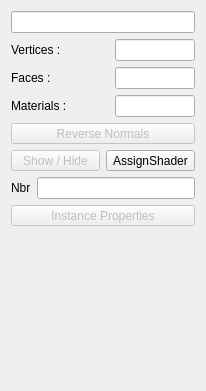
<ui version="4.0" >
 <class>SelectionProperty</class>
 <widget class="QWidget" name="SelectionProperty" >
  <property name="geometry" >
   <rect>
    <x>0</x>
    <y>0</y>
    <width>206</width>
    <height>391</height>
   </rect>
  </property>
  <property name="windowTitle" >
   <string>Form</string>
  </property>
  <layout class="QVBoxLayout" name="verticalLayout" >
   <item>
    <widget class="QLineEdit" name="selectionName" >
     <property name="enabled" >
      <bool>true</bool>
     </property>
     <property name="sizePolicy" >
      <sizepolicy vsizetype="Fixed" hsizetype="Minimum" >
       <horstretch>0</horstretch>
       <verstretch>0</verstretch>
      </sizepolicy>
     </property>
     <property name="minimumSize" >
      <size>
       <width>45</width>
       <height>0</height>
      </size>
     </property>
     <property name="maximumSize" >
      <size>
       <width>16777215</width>
       <height>16777215</height>
      </size>
     </property>
     <property name="alignment" >
      <set>Qt::AlignRight|Qt::AlignTrailing|Qt::AlignVCenter</set>
     </property>
     <property name="readOnly" >
      <bool>true</bool>
     </property>
    </widget>
   </item>
   <item>
    <layout class="QHBoxLayout" >
     <item>
      <widget class="QLabel" name="label_5" >
       <property name="text" >
        <string>Vertices :</string>
       </property>
      </widget>
     </item>
     <item>
      <spacer>
       <property name="orientation" >
        <enum>Qt::Horizontal</enum>
       </property>
       <property name="sizeHint" stdset="0" >
        <size>
         <width>40</width>
         <height>20</height>
        </size>
       </property>
      </spacer>
     </item>
     <item>
      <widget class="QLineEdit" name="numberOfVertex" >
       <property name="enabled" >
        <bool>true</bool>
       </property>
       <property name="sizePolicy" >
        <sizepolicy vsizetype="Fixed" hsizetype="Minimum" >
         <horstretch>0</horstretch>
         <verstretch>0</verstretch>
        </sizepolicy>
       </property>
       <property name="minimumSize" >
        <size>
         <width>45</width>
         <height>0</height>
        </size>
       </property>
       <property name="maximumSize" >
        <size>
         <width>80</width>
         <height>16777215</height>
        </size>
       </property>
       <property name="alignment" >
        <set>Qt::AlignRight|Qt::AlignTrailing|Qt::AlignVCenter</set>
       </property>
       <property name="readOnly" >
        <bool>true</bool>
       </property>
      </widget>
     </item>
    </layout>
   </item>
   <item>
    <layout class="QHBoxLayout" >
     <item>
      <widget class="QLabel" name="label_6" >
       <property name="text" >
        <string>Faces :</string>
       </property>
      </widget>
     </item>
     <item>
      <spacer>
       <property name="orientation" >
        <enum>Qt::Horizontal</enum>
       </property>
       <property name="sizeHint" stdset="0" >
        <size>
         <width>40</width>
         <height>20</height>
        </size>
       </property>
      </spacer>
     </item>
     <item>
      <widget class="QLineEdit" name="numberOfFace" >
       <property name="enabled" >
        <bool>true</bool>
       </property>
       <property name="sizePolicy" >
        <sizepolicy vsizetype="Fixed" hsizetype="Minimum" >
         <horstretch>0</horstretch>
         <verstretch>0</verstretch>
        </sizepolicy>
       </property>
       <property name="minimumSize" >
        <size>
         <width>45</width>
         <height>0</height>
        </size>
       </property>
       <property name="maximumSize" >
        <size>
         <width>80</width>
         <height>16777215</height>
        </size>
       </property>
       <property name="alignment" >
        <set>Qt::AlignRight|Qt::AlignTrailing|Qt::AlignVCenter</set>
       </property>
       <property name="readOnly" >
        <bool>true</bool>
       </property>
      </widget>
     </item>
    </layout>
   </item>
   <item>
    <layout class="QHBoxLayout" >
     <item>
      <widget class="QLabel" name="label" >
       <property name="text" >
        <string>Materials :</string>
       </property>
      </widget>
     </item>
     <item>
      <spacer>
       <property name="orientation" >
        <enum>Qt::Horizontal</enum>
       </property>
       <property name="sizeHint" stdset="0" >
        <size>
         <width>40</width>
         <height>20</height>
        </size>
       </property>
      </spacer>
     </item>
     <item>
      <widget class="QLineEdit" name="numberOfSubMaterial" >
       <property name="enabled" >
        <bool>true</bool>
       </property>
       <property name="sizePolicy" >
        <sizepolicy vsizetype="Fixed" hsizetype="Minimum" >
         <horstretch>0</horstretch>
         <verstretch>0</verstretch>
        </sizepolicy>
       </property>
       <property name="minimumSize" >
        <size>
         <width>45</width>
         <height>0</height>
        </size>
       </property>
       <property name="maximumSize" >
        <size>
         <width>80</width>
         <height>16777215</height>
        </size>
       </property>
       <property name="alignment" >
        <set>Qt::AlignRight|Qt::AlignTrailing|Qt::AlignVCenter</set>
       </property>
       <property name="readOnly" >
        <bool>true</bool>
       </property>
      </widget>
     </item>
    </layout>
   </item>
   <item>
    <widget class="QToolButton" name="reverseNormalsCmd" >
     <property name="enabled" >
      <bool>false</bool>
     </property>
     <property name="sizePolicy" >
      <sizepolicy vsizetype="Fixed" hsizetype="Preferred" >
       <horstretch>0</horstretch>
       <verstretch>0</verstretch>
      </sizepolicy>
     </property>
     <property name="text" >
      <string>Reverse Normals</string>
     </property>
    </widget>
   </item>
   <item>
    <layout class="QHBoxLayout" name="horizontalLayout_2" >
     <item>
      <widget class="QToolButton" name="hideShowCmd" >
       <property name="enabled" >
        <bool>false</bool>
       </property>
       <property name="sizePolicy" >
        <sizepolicy vsizetype="Fixed" hsizetype="Preferred" >
         <horstretch>0</horstretch>
         <verstretch>0</verstretch>
        </sizepolicy>
       </property>
       <property name="text" >
        <string>Show / Hide</string>
       </property>
       <property name="icon" >
        <iconset resource="glc_player.qrc" >
         <normaloff>:/images/ShowNoShow.png</normaloff>:/images/ShowNoShow.png</iconset>
       </property>
       <property name="iconSize" >
        <size>
         <width>20</width>
         <height>20</height>
        </size>
       </property>
       <property name="toolButtonStyle" >
        <enum>Qt::ToolButtonIconOnly</enum>
       </property>
      </widget>
     </item>
     <item>
      <widget class="QToolButton" name="assignShaderCmd" >
       <property name="sizePolicy" >
        <sizepolicy vsizetype="Fixed" hsizetype="Preferred" >
         <horstretch>0</horstretch>
         <verstretch>0</verstretch>
        </sizepolicy>
       </property>
       <property name="text" >
        <string>AssignShader</string>
       </property>
       <property name="icon" >
        <iconset resource="glc_player.qrc" >
         <normaloff>:/images/Shader.png</normaloff>:/images/Shader.png</iconset>
       </property>
       <property name="iconSize" >
        <size>
         <width>20</width>
         <height>20</height>
        </size>
       </property>
       <property name="toolButtonStyle" >
        <enum>Qt::ToolButtonIconOnly</enum>
       </property>
      </widget>
     </item>
    </layout>
   </item>
   <item>
    <layout class="QHBoxLayout" name="horizontalLayout" >
     <item>
      <widget class="QLabel" name="numberOfObjectLabel" >
       <property name="text" >
        <string>Nbr</string>
       </property>
      </widget>
     </item>
     <item>
      <widget class="QLineEdit" name="numberOfObject" >
       <property name="readOnly" >
        <bool>true</bool>
       </property>
      </widget>
     </item>
    </layout>
   </item>
   <item>
    <widget class="QToolButton" name="editPropertyCmd" >
     <property name="enabled" >
      <bool>false</bool>
     </property>
     <property name="sizePolicy" >
      <sizepolicy vsizetype="Fixed" hsizetype="Preferred" >
       <horstretch>0</horstretch>
       <verstretch>0</verstretch>
      </sizepolicy>
     </property>
     <property name="text" >
      <string>Instance Properties</string>
     </property>
     <property name="icon" >
      <iconset resource="glc_player.qrc" >
       <normaloff>:/images/InstanceProperties.png</normaloff>:/images/InstanceProperties.png</iconset>
     </property>
     <property name="toolButtonStyle" >
      <enum>Qt::ToolButtonTextBesideIcon</enum>
     </property>
    </widget>
   </item>
   <item>
    <spacer>
     <property name="orientation" >
      <enum>Qt::Vertical</enum>
     </property>
     <property name="sizeHint" stdset="0" >
      <size>
       <width>81</width>
       <height>139</height>
      </size>
     </property>
    </spacer>
   </item>
  </layout>
 </widget>
 <resources>
  <include location="glc_player.qrc" />
 </resources>
 <connections/>
</ui>
